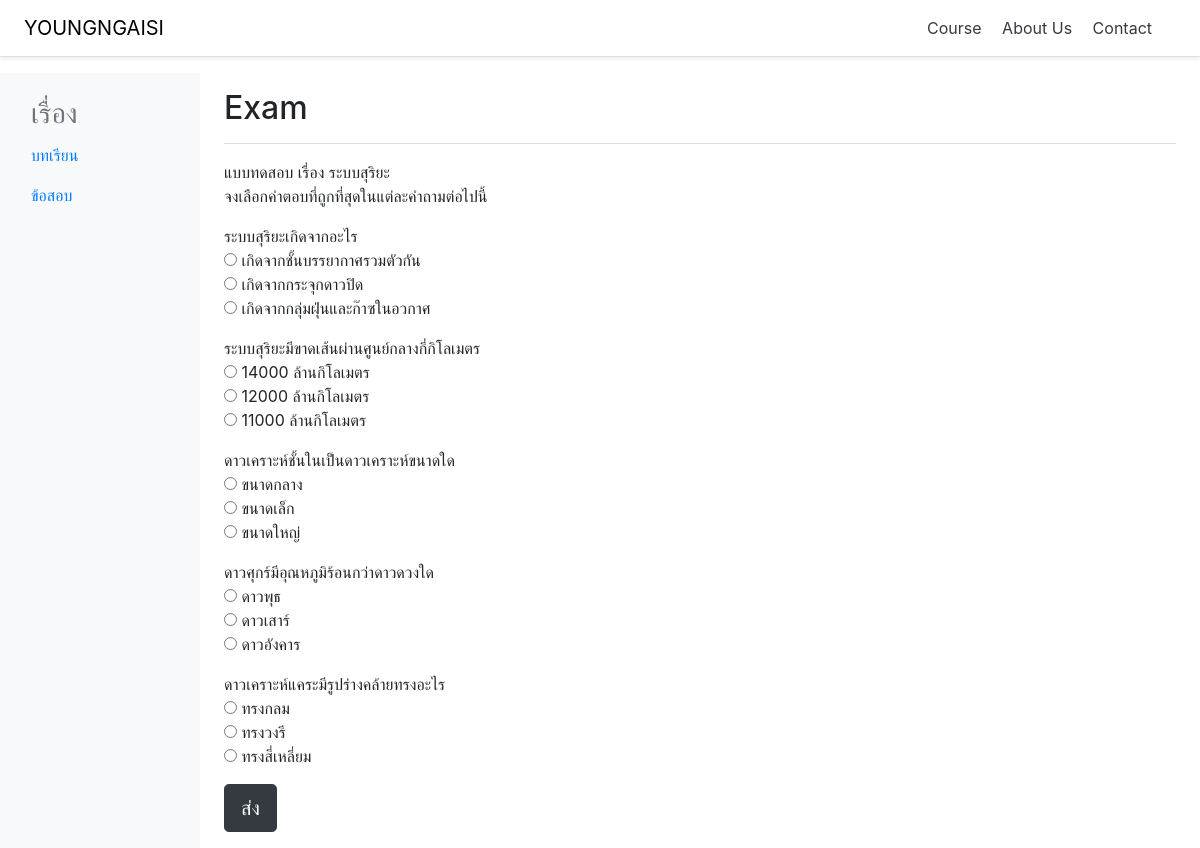
The app's page /exam/8 with its own data.
### webapp/models.py (models this page shows, shortened)
class Exam(models.Model):
    name = models.CharField (max_length = 50)
    detail = models.TextField(max_length = 200,blank = True)
    course = models.ForeignKey("Course", on_delete=models.CASCADE)

class Quiz(models.Model):
    name = models.CharField(max_length = 50)
    exam = models.ForeignKey('Exam',on_delete=models.CASCADE)
    img = models.FileField(upload_to='static/image/',null = True,blank=True)
    def __str__(self):
        return self.name

class Choice(models.Model):
    name = models.CharField(max_length = 50)
    quiz = models.ForeignKey('Quiz',on_delete=models.CASCADE,null=True)
    img = models.FileField(upload_to = 'static/image/',null = True,blank=True)
    corrected = models.BooleanField(default = False)
    def __str__(self):
        return self.name

### webapp/views.py (the view)
# urls.py: path('exam/<itemID>',views.exam,name='exam'),
def exam(request,itemID):
    exam = Exam.objects.get(pk=itemID)
    quizs = exam.quiz_set.all()
    q={}
    for qz in quizs:
        q[qz]=qz.choice_set.all()
    return render(request,'exam.html',{'exam':exam,'quiz':quizs,'q':q})

### templates/exam.html (shortened to what this page needs)
{% extends 'base.html' %}
{% block content %}
{% if exam and quiz %}
  <div class="container-fluid">
  <div class="row">
    <nav class="col-md-2 d-none d-md-block bg-light sidebar">
      <div class="sidebar-sticky">
      <h3 class="sidebar-heading d-flex justify-content-between align-items-center px-3 mt-4 mb-1 text-muted">
          <span>เรื่อง</span>
        </h3>
        <ul class="nav flex-column">
          <li class="nav-item">
            <a class="nav-link" href="{% url 'coursedetail' exam.course.id %}">
              บทเรียน
            </a>
          </li>
          <li class="nav-item">
            <a class="nav-link" href="{% url 'exam' exam.id %}">
              ข้อสอบ
            </a>
          </li>
      </div>
</nav>
      <main role="main" class="col-md-9 ml-sm-auto col-lg-10 px-4">
      <div class="d-flex justify-content-between flex-wrap flex-md-nowrap align-items-center pt-3 pb-2 mb-3 border-bottom">
        <h1 class="h2">Exam</h1>
      </div>
      <div>
      {{exam.name}}
      <br>
      {{exam.detail}}
      <form action="{% url 'checkAnswer' %}" method="POST">
      {% for key,value in q.items %}
        {{ key }}
        <br>
        {% for ch in value %}
          <input type="radio" name = "{{ key }}" value="{{ ch.corrected }}"> {{ ch }}
          <br>
        {% endfor %}
      {% endfor %}
      <input type="submit" class="btn btn-lg btn-dark" value="ส่ง">
      </form>
      </div>
{% endif %}
{% endblock %}

### templates/base.html (style rules this page uses)
a:link { text-decoration: none; }

### records on screen
Exam: name "แบบทดสอบ เรื่อง ระบบสุริยะ", detail "จงเลือกคำตอบที่ถูกที่สุดในแต่ละคำถามต่อไปนี้"
Quiz: name "ระบบสุริยะเกิดจากอะไร"
Choice: name "เกิดจากชั้นบรรยากาศรวมตัวกัน"
Choice: name "เกิดจากกระจุกดาวปิด"
Choice: name "เกิดจากกลุ่มฝุ่นและก๊าซในอวกาศ"
Quiz: name "ระบบสุริยะมีขาดเส้นผ่านศูนย์กลางกี่กิโลเมตร"
Choice: name "14000 ล้านกิโลเมตร"
Choice: name "12000 ล้านกิโลเมตร"
Choice: name "11000 ล้านกิโลเมตร"
Quiz: name "ดาวเคราะห์ชั้นในเป็นดาวเคราะห์ขนาดใด"
Choice: name "ขนาดกลาง"
Choice: name "ขนาดเล็ก"
Choice: name "ขนาดใหญ่"
Quiz: name "ดาวศุกร์มีอุณหภูมิร้อนกว่าดาวดวงใด"
Choice: name "ดาวพุธ"
Choice: name "ดาวเสาร์"
Choice: name "ดาวอังคาร"
Quiz: name "ดาวเคราะห์แคระมีรูปร่างคล้ายทรงอะไร"
Choice: name "ทรงกลม"
Choice: name "ทรงวงรี"
Choice: name "ทรงสี่เหลี่ยม"
